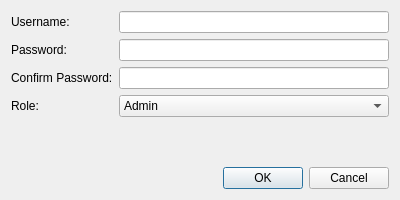
<?xml version="1.0" encoding="UTF-8"?>
<ui version="4.0">
 <class>UserDialog</class>
 <widget class="QDialog" name="UserDialog">
  <property name="geometry">
   <rect>
    <x>0</x>
    <y>0</y>
    <width>400</width>
    <height>200</height>
   </rect>
  </property>
  <property name="windowTitle">
   <string>Add/Edit User</string>
  </property>
  <layout class="QVBoxLayout" name="verticalLayout">
   <item>
    <layout class="QFormLayout" name="formLayout">
     <item row="0" column="0">
      <widget class="QLabel" name="usernameLabel">
       <property name="text">
        <string>Username:</string>
       </property>
      </widget>
     </item>
     <item row="0" column="1">
      <widget class="QLineEdit" name="usernameLineEdit"/>
     </item>
     <item row="1" column="0">
      <widget class="QLabel" name="passwordLabel">
       <property name="text">
        <string>Password:</string>
       </property>
      </widget>
     </item>
     <item row="1" column="1">
      <widget class="QLineEdit" name="passwordLineEdit">
       <property name="echoMode">
        <enum>QLineEdit::Password</enum>
       </property>
      </widget>
     </item>
     <item row="2" column="0">
      <widget class="QLabel" name="confirmPasswordLabel">
       <property name="text">
        <string>Confirm Password:</string>
       </property>
      </widget>
     </item>
     <item row="2" column="1">
      <widget class="QLineEdit" name="confirmPasswordLineEdit">
       <property name="echoMode">
        <enum>QLineEdit::Password</enum>
       </property>
      </widget>
     </item>
     <item row="3" column="0">
      <widget class="QLabel" name="roleLabel">
       <property name="text">
        <string>Role:</string>
       </property>
      </widget>
     </item>
     <item row="3" column="1">
      <widget class="QComboBox" name="roleComboBox">
       <item>
        <property name="text">
         <string>Admin</string>
        </property>
       </item>
       <item>
        <property name="text">
         <string>Cashier</string>
        </property>
       </item>
      </widget>
     </item>
    </layout>
   </item>
   <item>
    <widget class="QDialogButtonBox" name="buttonBox">
     <property name="orientation">
      <enum>Qt::Horizontal</enum>
     </property>
     <property name="standardButtons">
      <set>QDialogButtonBox::Cancel|QDialogButtonBox::Ok</set>
     </property>
    </widget>
   </item>
  </layout>
 </widget>
 <resources/>
 <connections>
  <connection>
   <sender>buttonBox</sender>
   <signal>accepted()</signal>
   <receiver>UserDialog</receiver>
   <slot>accept()</slot>
   <hints>
    <hint type="sourcelabel">
     <x>248</x>
     <y>254</y>
    </hint>
    <hint type="destinationlabel">
     <x>157</x>
     <y>274</y>
    </hint>
   </hints>
  </connection>
  <connection>
   <sender>buttonBox</sender>
   <signal>rejected()</signal>
   <receiver>UserDialog</receiver>
   <slot>reject()</slot>
   <hints>
    <hint type="sourcelabel">
     <x>316</x>
     <y>260</y>
    </hint>
    <hint type="destinationlabel">
     <x>286</x>
     <y>274</y>
    </hint>
   </hints>
  </connection>
 </connections>
</ui>
